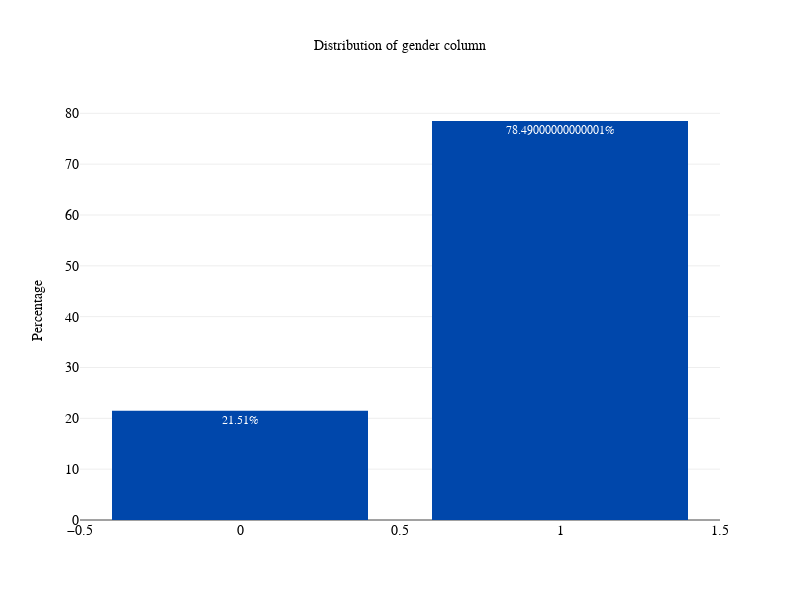
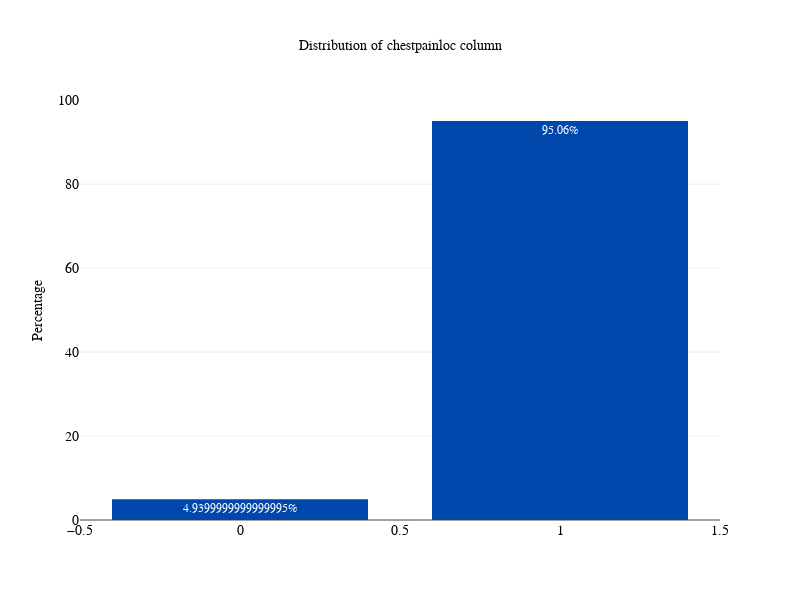
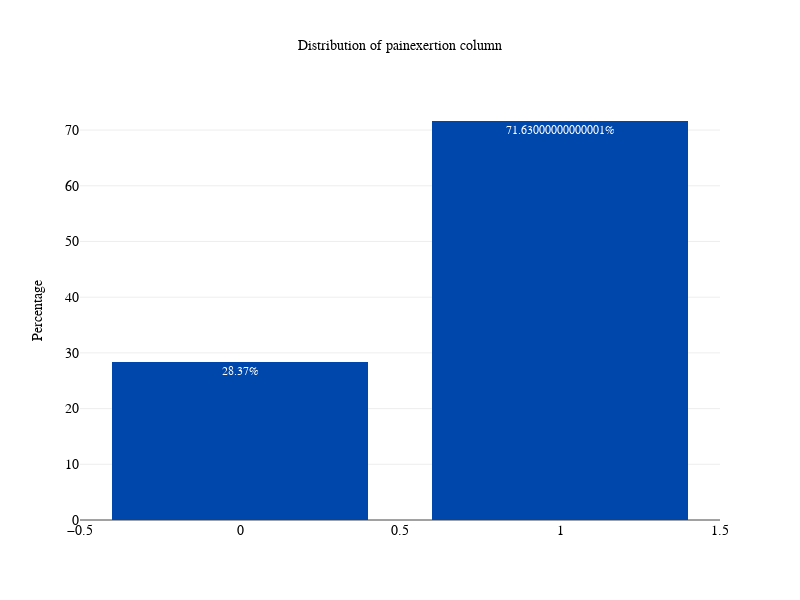
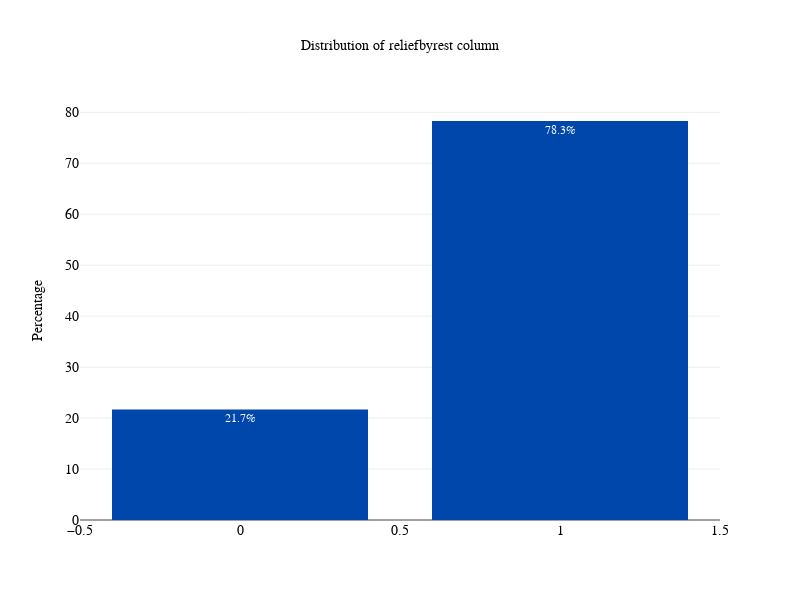

Notebook code for these charts, in order:
### Code cell
for i in cat_cols:
    plots=plot_bar(heart_train,i)

### Figure 1 — Plotly figure (JSON) as saved in the notebook; plotly's stock layout.template omitted (floating-point values rounded to 4 significant figures)
{"data": [{"marker": {"color": "#0047AB"}, "text": ["78.49000000000001%", "21.51%"], "textposition": "auto", "type": "bar", "uid": "a97771bc-3e3e-4679-b0ec-a808c7782e8a", "x": ["1", "0"], "y": [78.49, 21.51]}], "layout": {"autosize": false, "font": {"color": "white", "family": "Courier New, monospace", "size": 12}, "height": 600, "title": {"font": {"color": "black", "family": "Courier New, monospace", "size": 14}, "text": "Distribution of gender column"}, "width": 800, "xaxis": {"tickfont": {"color": "black", "family": "Courier New, monospace", "size": 14}}, "yaxis": {"tickfont": {"color": "black", "family": "Courier New, monospace", "size": 14}, "title": {"font": {"color": "black", "size": 14}, "text": "Percentage"}}}}

### Figure 2 — Plotly figure (JSON) as saved in the notebook; plotly's stock layout.template omitted (floating-point values rounded to 4 significant figures)
{"data": [{"marker": {"color": "#0047AB"}, "text": ["95.06%", "4.9399999999999995%"], "textposition": "auto", "type": "bar", "uid": "31dedfe8-e745-4b6a-9b9c-5a1d604299af", "x": ["1.0", "0.0"], "y": [95.06, 4.94]}], "layout": {"autosize": false, "font": {"color": "white", "family": "Courier New, monospace", "size": 12}, "height": 600, "title": {"font": {"color": "black", "family": "Courier New, monospace", "size": 14}, "text": "Distribution of chestpainloc column"}, "width": 800, "xaxis": {"tickfont": {"color": "black", "family": "Courier New, monospace", "size": 14}}, "yaxis": {"tickfont": {"color": "black", "family": "Courier New, monospace", "size": 14}, "title": {"font": {"color": "black", "size": 14}, "text": "Percentage"}}}}

### Figure 3 — Plotly figure (JSON) as saved in the notebook; plotly's stock layout.template omitted (floating-point values rounded to 4 significant figures)
{"data": [{"marker": {"color": "#0047AB"}, "text": ["71.63000000000001%", "28.37%"], "textposition": "auto", "type": "bar", "uid": "2e57cd24-cb1b-44bb-98c5-bf663ace6ff7", "x": ["1.0", "0.0"], "y": [71.63, 28.37]}], "layout": {"autosize": false, "font": {"color": "white", "family": "Courier New, monospace", "size": 12}, "height": 600, "title": {"font": {"color": "black", "family": "Courier New, monospace", "size": 14}, "text": "Distribution of painexertion column"}, "width": 800, "xaxis": {"tickfont": {"color": "black", "family": "Courier New, monospace", "size": 14}}, "yaxis": {"tickfont": {"color": "black", "family": "Courier New, monospace", "size": 14}, "title": {"font": {"color": "black", "size": 14}, "text": "Percentage"}}}}

### Figure 4 — Plotly figure (JSON) as saved in the notebook; plotly's stock layout.template omitted (floating-point values rounded to 4 significant figures)
{"data": [{"marker": {"color": "#0047AB"}, "text": ["78.3%", "21.7%"], "textposition": "auto", "type": "bar", "uid": "214a12e1-ec62-44a7-8db7-33aab3a90f7e", "x": ["1.0", "0.0"], "y": [78.3, 21.7]}], "layout": {"autosize": false, "font": {"color": "white", "family": "Courier New, monospace", "size": 12}, "height": 600, "title": {"font": {"color": "black", "family": "Courier New, monospace", "size": 14}, "text": "Distribution of reliefbyrest column"}, "width": 800, "xaxis": {"tickfont": {"color": "black", "family": "Courier New, monospace", "size": 14}}, "yaxis": {"tickfont": {"color": "black", "family": "Courier New, monospace", "size": 14}, "title": {"font": {"color": "black", "size": 14}, "text": "Percentage"}}}}
